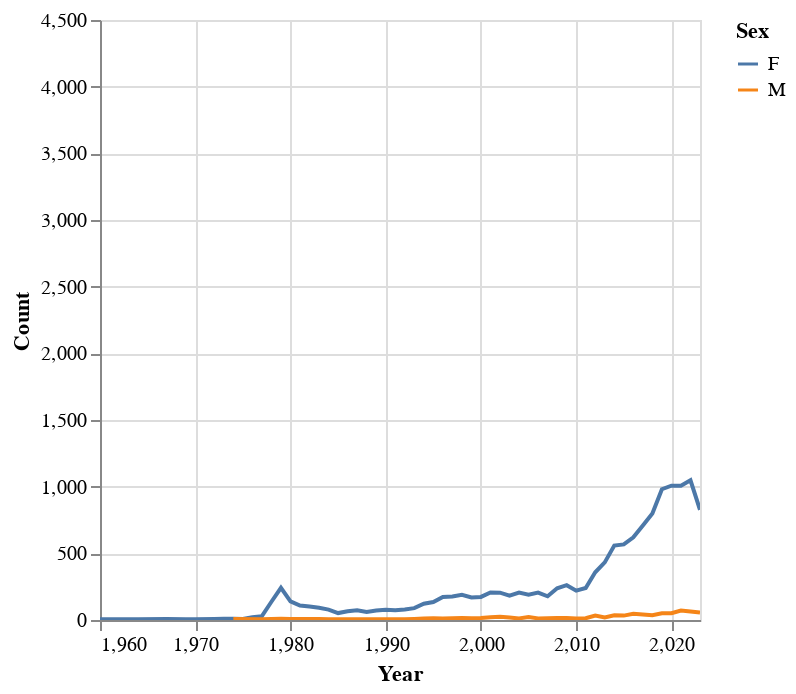

The notebook cell saved with this chart:
### Code cell
winter_chart = alt.Chart(winter_df).mark_line().encode(
    x=alt.X('Year', scale=alt.Scale(domain=[1960, 2023])),
    y=alt.Y('Count', scale=alt.Scale(domain=[0, 4500])),
    color='Sex',
).interactive()

winter_chart

### Figure 1 — Vega-Lite specification as saved in the notebook (floating-point values rounded to 4 significant figures)
{"config": {"view": {"continuousWidth": 300, "continuousHeight": 300}}, "data": {"name": "data-3956a50d294203c8522a8aa7576142c1"}, "mark": {"type": "line"}, "encoding": {"color": {"field": "Sex", "type": "nominal"}, "x": {"field": "Year", "scale": {"domain": [1960, 2023]}, "type": "quantitative"}, "y": {"field": "Count", "scale": {"domain": [0, 4500]}, "type": "quantitative"}}, "params": [{"name": "param_55", "select": {"type": "interval", "encodings": ["x", "y"]}, "bind": "scales"}], "$schema": "https://vega.github.io/schema/vega-lite/v5.17.0.json", "datasets": {"data-3956a50d294203c8522a8aa7576142c1": [{"Year": 1954, "Name": "Winter", "Sex": "F", "Count": 5}, {"Year": 1961, "Name": "Winter", "Sex": "F", "Count": 6}, {"Year": 1963, "Name": "Winter", "Sex": "F", "Count": 5}, {"Year": 1964, "Name": "Winter", "Sex": "F", "Count": 5}, {"Year": 1967, "Name": "Winter", "Sex": "F", "Count": 7}, {"Year": 1969, "Name": "Winter", "Sex": "F", "Count": 5}, {"Year": 1970, "Name": "Winter", "Sex": "F", "Count": 6}, {"Year": 1972, "Name": "Winter", "Sex": "F", "Count": 7}, {"Year": 1973, "Name": "Winter", "Sex": "F", "Count": 9}, {"Year": 1974, "Name": "Winter", "Sex": "F", "Count": 9}, {"Year": 1974, "Name": "Winter", "Sex": "M", "Count": 8}, {"Year": 1975, "Name": "Winter", "Sex": "F", "Count": 8}, {"Year": 1976, "Name": "Winter", "Sex": "F", "Count": 21}, {"Year": 1977, "Name": "Winter", "Sex": "F", "Count": 29}, {"Year": 1977, "Name": "Winter", "Sex": "M", "Count": 5}, {"Year": 1978, "Name": "Winter", "Sex": "F", "Count": 137}, {"Year": 1978, "Name": "Winter", "Sex": "M", "Count": 7}, {"Year": 1979, "Name": "Winter", "Sex": "F", "Count": 241}, {"Year": 1979, "Name": "Winter", "Sex": "M", "Count": 9}, {"Year": 1980, "Name": "Winter", "Sex": "F", "Count": 140}, {"Year": 1980, "Name": "Winter", "Sex": "M", "Count": 7}, {"Year": 1981, "Name": "Winter", "Sex": "F", "Count": 109}, {"Year": 1981, "Name": "Winter", "Sex": "M", "Count": 7}, {"Year": 1982, "Name": "Winter", "Sex": "F", "Count": 101}, {"Year": 1983, "Name": "Winter", "Sex": "F", "Count": 92}, {"Year": 1983, "Name": "Winter", "Sex": "M", "Count": 8}, {"Year": 1984, "Name": "Winter", "Sex": "F", "Count": 78}, {"Year": 1984, "Name": "Winter", "Sex": "M", "Count": 6}, {"Year": 1985, "Name": "Winter", "Sex": "F", "Count": 52}, {"Year": 1985, "Name": "Winter", "Sex": "M", "Count": 5}, {"Year": 1986, "Name": "Winter", "Sex": "F", "Count": 65}, {"Year": 1986, "Name": "Winter", "Sex": "M", "Count": 6}, {"Year": 1987, "Name": "Winter", "Sex": "F", "Count": 73}, {"Year": 1988, "Name": "Winter", "Sex": "F", "Count": 60}, {"Year": 1989, "Name": "Winter", "Sex": "F", "Count": 71}, {"Year": 1990, "Name": "Winter", "Sex": "F", "Count": 76}, {"Year": 1991, "Name": "Winter", "Sex": "F", "Count": 73}, {"Year": 1991, "Name": "Winter", "Sex": "M", "Count": 5}, {"Year": 1992, "Name": "Winter", "Sex": "F", "Count": 79}, {"Year": 1992, "Name": "Winter", "Sex": "M", "Count": 6}, {"Year": 1993, "Name": "Winter", "Sex": "F", "Count": 89}, {"Year": 1993, "Name": "Winter", "Sex": "M", "Count": 8}, {"Year": 1994, "Name": "Winter", "Sex": "F", "Count": 122}, {"Year": 1994, "Name": "Winter", "Sex": "M", "Count": 11}, {"Year": 1995, "Name": "Winter", "Sex": "F", "Count": 135}, {"Year": 1995, "Name": "Winter", "Sex": "M", "Count": 14}, {"Year": 1996, "Name": "Winter", "Sex": "F", "Count": 173}, {"Year": 1996, "Name": "Winter", "Sex": "M", "Count": 12}, {"Year": 1997, "Name": "Winter", "Sex": "F", "Count": 177}, {"Year": 1997, "Name": "Winter", "Sex": "M", "Count": 13}, {"Year": 1998, "Name": "Winter", "Sex": "F", "Count": 189}, {"Year": 1998, "Name": "Winter", "Sex": "M", "Count": 15}, {"Year": 1999, "Name": "Winter", "Sex": "F", "Count": 169}, {"Year": 1999, "Name": "Winter", "Sex": "M", "Count": 14}, {"Year": 2000, "Name": "Winter", "Sex": "F", "Count": 173}, {"Year": 2000, "Name": "Winter", "Sex": "M", "Count": 15}, {"Year": 2001, "Name": "Winter", "Sex": "F", "Count": 206}, {"Year": 2001, "Name": "Winter", "Sex": "M", "Count": 21}, {"Year": 2002, "Name": "Winter", "Sex": "F", "Count": 205}, {"Year": 2002, "Name": "Winter", "Sex": "M", "Count": 24}, {"Year": 2003, "Name": "Winter", "Sex": "F", "Count": 182}, {"Year": 2003, "Name": "Winter", "Sex": "M", "Count": 18}, {"Year": 2004, "Name": "Winter", "Sex": "F", "Count": 205}, {"Year": 2004, "Name": "Winter", "Sex": "M", "Count": 12}, {"Year": 2005, "Name": "Winter", "Sex": "F", "Count": 190}, {"Year": 2005, "Name": "Winter", "Sex": "M", "Count": 23}, {"Year": 2006, "Name": "Winter", "Sex": "F", "Count": 206}, {"Year": 2006, "Name": "Winter", "Sex": "M", "Count": 12}, {"Year": 2007, "Name": "Winter", "Sex": "F", "Count": 178}, {"Year": 2007, "Name": "Winter", "Sex": "M", "Count": 14}, {"Year": 2008, "Name": "Winter", "Sex": "F", "Count": 238}, {"Year": 2008, "Name": "Winter", "Sex": "M", "Count": 15}, {"Year": 2009, "Name": "Winter", "Sex": "F", "Count": 261}, {"Year": 2009, "Name": "Winter", "Sex": "M", "Count": 15}, {"Year": 2010, "Name": "Winter", "Sex": "F", "Count": 220}, {"Year": 2010, "Name": "Winter", "Sex": "M", "Count": 12}, {"Year": 2011, "Name": "Winter", "Sex": "F", "Count": 240}, {"Year": 2011, "Name": "Winter", "Sex": "M", "Count": 13}, {"Year": 2012, "Name": "Winter", "Sex": "F", "Count": 358}, {"Year": 2012, "Name": "Winter", "Sex": "M", "Count": 34}, {"Year": 2013, "Name": "Winter", "Sex": "F", "Count": 432}, {"Year": 2013, "Name": "Winter", "Sex": "M", "Count": 19}, {"Year": 2014, "Name": "Winter", "Sex": "F", "Count": 558}, {"Year": 2014, "Name": "Winter", "Sex": "M", "Count": 35}, {"Year": 2015, "Name": "Winter", "Sex": "F", "Count": 567}, {"Year": 2015, "Name": "Winter", "Sex": "M", "Count": 33}, {"Year": 2016, "Name": "Winter", "Sex": "F", "Count": 620}, {"Year": 2016, "Name": "Winter", "Sex": "M", "Count": 46}, {"Year": 2017, "Name": "Winter", "Sex": "F", "Count": 709}, {"Year": 2017, "Name": "Winter", "Sex": "M", "Count": 42}, {"Year": 2018, "Name": "Winter", "Sex": "F", "Count": 798}, {"Year": 2018, "Name": "Winter", "Sex": "M", "Count": 36}, {"Year": 2019, "Name": "Winter", "Sex": "F", "Count": 981}, {"Year": 2019, "Name": "Winter", "Sex": "M", "Count": 50}, {"Year": 2020, "Name": "Winter", "Sex": "F", "Count": 1007}, {"Year": 2020, "Name": "Winter", "Sex": "M", "Count": 51}, {"Year": 2021, "Name": "Winter", "Sex": "F", "Count": 1007}, {"Year": 2021, "Name": "Winter", "Sex": "M", "Count": 71}, {"Year": 2022, "Name": "Winter", "Sex": "F", "Count": 1048}, {"Year": 2022, "Name": "Winter", "Sex": "M", "Count": 64}, {"Year": 2023, "Name": "Winter", "Sex": "F", "Count": 826}, {"Year": 2023, "Name": "Winter", "Sex": "M", "Count": 56}]}}
